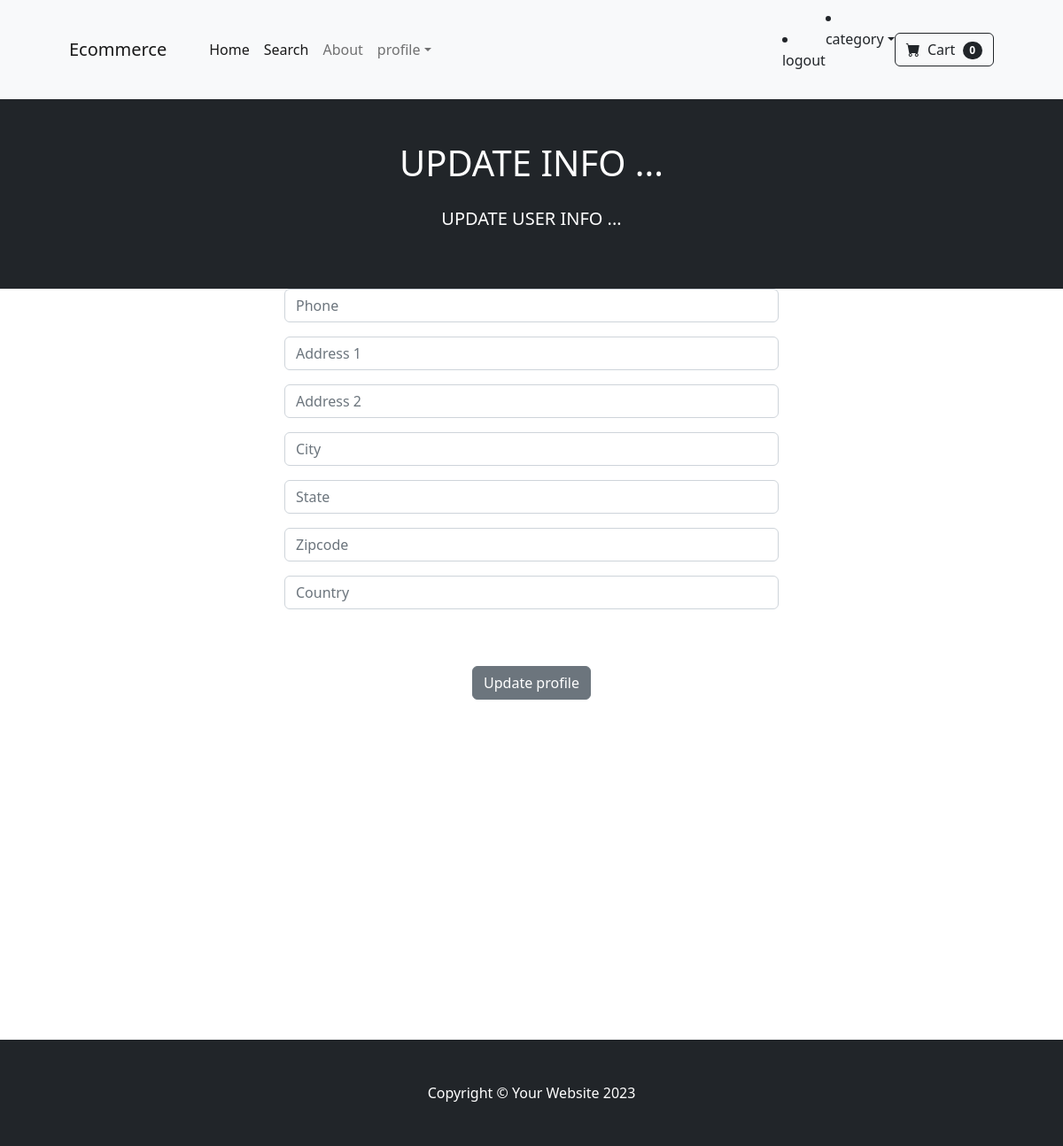
The page /update_info/ (signed in) on the database as committed earlier.
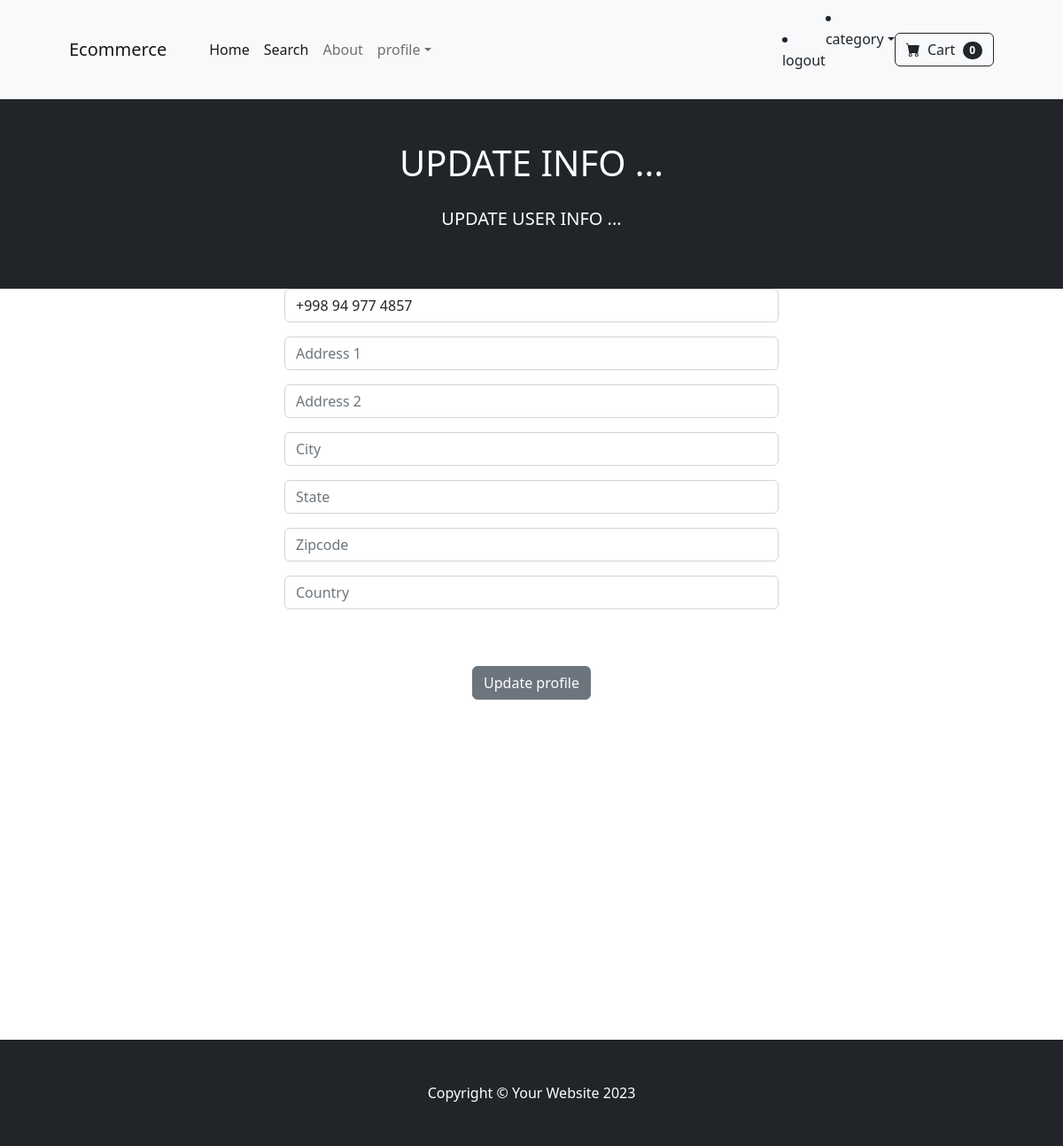
The same page on the database as committed later.
### store/models.py (models this page shows, shortened)
class Profile(models.Model):
    user = models.OneToOneField(User, on_delete=models.CASCADE)
    date_modifed = models.DateTimeField(User, auto_now=True)
    phone = models.CharField(max_length=20, blank=True)
    address1 = models.CharField(max_length=200, blank=True)
    address2 = models.CharField(max_length=200, blank=True)
    city = models.CharField(max_length=200, blank=True)
    state = models.CharField(max_length=200, blank=True)
    zipcode = models.CharField(max_length=200, blank=True)
    country = models.CharField(max_length=200, blank=True)
    old_cart = models.CharField(max_length=200, blank=True, null=True)

### store/views.py (the view)
# urls.py: path('update_info/', views.update_info, name='update_info' ),
def update_info(request):
    if request.user.is_authenticated:
        current_user = Profile.objects.get(user__id=request.user.id)
        form = UserInfoForm(request.POST or None, instance=current_user )
        if form.is_valid():
            form.save()
            messages.success(request, "Your Info Has Been Update ")
            return redirect('home')
        return render(request, "update_info.html", {'form': form})
    else:
        messages.success(request, "you must be logged in to access that page! ")
        return redirect('home')

### store/forms.py
class UserInfoForm(forms.ModelForm):
	phone = forms.CharField(label="", widget=forms.TextInput(attrs={'class':'form-control', 'placeholder':'Phone'}), required=False)
	address1 = forms.CharField(label="", widget=forms.TextInput(attrs={'class':'form-control', 'placeholder':'Address 1'}), required=False)
	address2 = forms.CharField(label="", widget=forms.TextInput(attrs={'class':'form-control', 'placeholder':'Address 2'}), required=False)
	city = forms.CharField(label="", widget=forms.TextInput(attrs={'class':'form-control', 'placeholder':'City'}), required=False)
	state = forms.CharField(label="", widget=forms.TextInput(attrs={'class':'form-control', 'placeholder':'State'}), required=False)
	zipcode = forms.CharField(label="", widget=forms.TextInput(attrs={'class':'form-control', 'placeholder':'Zipcode'}), required=False)
	country = forms.CharField(label="", widget=forms.TextInput(attrs={'class':'form-control', 'placeholder':'Country'}), required=False)
	class Meta:
		model = Profile
		fields = ('phone', 'address1', 'address2', 'city', 'state', 'zipcode', 'country')

### cart/cart.py (called while the page is built)
    def __len__(self):
        return len(self.cart)

### cart/context_processors.py (called while the page is built)
def cart(request):
    return {'cart': Cart(request)}

### store/templates/update_info.html (shortened to what this page needs)
{% extends 'base.html'%}
{% block content %}
    <header class="bg-dark text-white py-5">
        <div class="container px-4 px-lg-5">
            <div class="text-center text-uppercase">
                <h1 class="mb-4">Update info ...</h1>
                <p class="lead">Update user info ...</p>
            </div>
        </div>
    </header>
    <div class="container">
        <div class="row">
            <center>
                <div class="col-md-6 offset-mb-3">
                    <form method="POST" actions="{% url 'update_info' %}">
                            {{ form.as_p  }}
                            <br/></br/>
                            <button type="submit" class="btn btn-secondary">Update profile</button>
                    </form>
<br/></br/>
<br/></br/>
<br/></br/>
<br/></br/>
<br/></br/>
<br/></br/>
<br/></br/>
<br/></br/>
                </div>
            </center>
        </div>
    </div>
{% endblock %}

Rows that differ between the two databases and show on the page:
changed Profile: phone (not shown) → "+998 94 977 4857"
